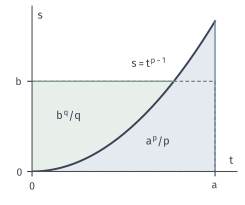

Recreate this plot in Python.
from pathlib import Path
import sys
ROOT = next(p for p in Path(__file__).resolve().parents if (p/"build.sh").is_file() and (p/"tex/book.tex").is_file())
sys.path.insert(0, str(ROOT/"figures/00-shared/mathematical-preliminaries-upper/00-shared/comprehension-figures"))
from support import figure, save, BLUE, GREEN, YELLOW, RED, PURPLE, INK, MUTED, GRID, BLUE_FILL, GREEN_FILL, YELLOW_FILL, RED_FILL, PURPLE_FILL
import numpy as np

def panel_labels(fig, axes, y=.02):
    for ax, s in zip(axes, "(a) (b) (c)".split()):
        q = ax.get_position(); fig.text((q.x0+q.x1)/2, y, s, ha="center", va="bottom")

# Young area picture for p=3, q=3/2, a=1, b=0.6: curve s=t^2.
fig, ax = figure(width_mm=62, height_mm=52)
fig.set_layout_engine(None); fig.subplots_adjust(left=.13, right=.97, top=.97, bottom=.16)
t = np.linspace(0, 1, 400); a, b = 1, .6
ax.fill_between(t, 0, t**2, color=BLUE_FILL, lw=0)
tb = np.linspace(0, b**.5, 300); 
ax.fill_between(tb, tb**2, b, color=GREEN_FILL, lw=0)
ax.plot(t, t**2, color=INK, lw=1.4)
ax.plot([0, a, a, 0], [b, b, 0, 0], color=MUTED, lw=.85, ls=(0, (3, 2)))
ax.plot([a, a], [0, 1], color=BLUE, lw=1.0)
ax.plot([0, b**.5], [b, b], color=GREEN, lw=1.0)
ax.text(.69, .2, '$a^p/p$', ha='center', va='center')
ax.text(.2, .37, '$b^q/q$', ha='center', va='center')
ax.text(.74, .68, '$s=t^{p-1}$', ha='right', va='bottom')
ax.set_xlim(0, 1.12); ax.set_ylim(0, 1.1); ax.set_xticks([0, 1]); ax.set_xticklabels(['0', '$a$']); ax.set_yticks([0, b]); ax.set_yticklabels(['0', '$b$'])
ax.text(1.1, .03, '$t$', ha='right', va='bottom'); ax.text(.03, 1.07, '$s$', ha='left', va='top')
save(fig, Path(__file__).resolve().parent, 'figure', {'formula': 'p=3,q=3/2,a=1,b=.6; a^p/p=1/3, b^q/q=.3098'})
